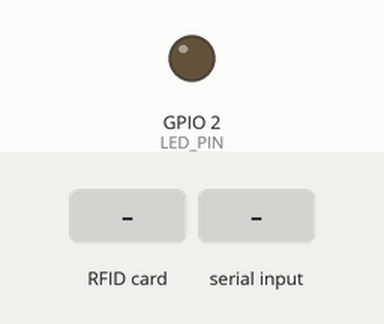
The sketch below on a simulated ESP32. On the bench: output pins drawn as LEDs (lit = HIGH). The inputs (shaded band) are chosen by the test bench. WiFi joins after 1.5 s; servers stay silent unless stated; uploads are accepted with an empty reply; what the sketch prints to the serial monitor is not drawn.

Above: at 3.7 s.
3.8 s: RFID card 5E 7A 19 C4 held to the reader
At 4.15 s:
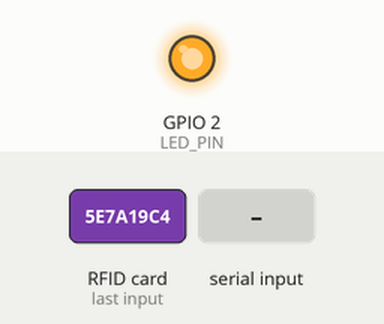
5.7 s: "ENTRADA\n" received over Serial
7.2 s: "S\n" received over Serial
Timing chart, 0 to 10.2 s (numbered marks = the images above; inputs shaded):
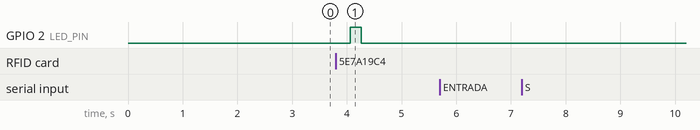

The sketch:

esp32_serial_http_rfid.ino
```cpp
/*
 * ESP32 - Sistema de Controle de Restaurante
 * Modo: DUAL (SERIAL + HTTP)
 *
 * Hardware necessário:
 * - ESP32
 * - Módulo RFID RC522
 *
 * Conexões RFID RC522:
 * SDA  -> GPIO 21
 * SCK  -> GPIO 18
 * MOSI -> GPIO 23
 * MISO -> GPIO 19
 * RST  -> GPIO 22
 * GND  -> GND
 * 3.3V -> 3.3V
 *
 * LÓGICA MODO SERIAL:
 * - Python (PC) envia um caractere pela serial:
 *    'E' -> próxima leitura de cartão será ENTRADA
 *    'S' -> próxima leitura de cartão será SAIDA
 * - ESP32 aguarda um cartão RFID
 * - Quando um cartão é lido, o ESP32 envia:
 *    "ENTRADA:RFID_xxxxx"  ou  "SAIDA:RFID_xxxxx"
 *
 * LÓGICA MODO HTTP:
 * - Mesma lógica de E/S via serial
 * - Envia evento via HTTP POST para o servidor Python
 */

#include <SPI.h>
#include <MFRC522.h>
#include <WiFi.h>
#include <HTTPClient.h>
#include <ArduinoJson.h>

// ============================================================
// CONFIGURAÇÃO: ESCOLHA O MODO AQUI
// ============================================================
#define MODO_HTTP true  // true = envia via HTTP | false = envia via Serial

// ============================================================
// CONFIGURAÇÕES Wi-Fi (somente para MODO_HTTP = true)
// ============================================================
const char* WIFI_SSID = "IoT";
const char* WIFI_PASSWORD = "tudoehiot";
const char* SERVER_URL = "http://10.191.217.193:5000/evento";

#define SS_PIN 21
#define RST_PIN 22

// LED de status (built-in)
#define LED_PIN 2

MFRC522 rfid(SS_PIN, RST_PIN);

// Modo atual de operação: "ENTRADA" ou "SAIDA"
String modoAtual = "ENTRADA";

String ultimoRFID = "";
unsigned long ultimaLeitura = 0;
const unsigned long INTERVALO_LEITURA = 2000; // 2 segundos entre leituras do mesmo cartão

void setup() {
  Serial.begin(115200);
  delay(1000);

  // Inicializa SPI e RFID
  SPI.begin();
  rfid.PCD_Init();

  // Configura LED
  pinMode(LED_PIN, OUTPUT);
  digitalWrite(LED_PIN, LOW);

  Serial.println("===========================================");
  Serial.println("  ESP32 - Sistema de Controle de Restaurante");

  if (MODO_HTTP) {
    Serial.println("  Modo: HTTP (Wi-Fi)");
    Serial.println("===========================================");
    conectarWiFi();
  } else {
    Serial.println("  Modo: SERIAL (USB)");
    Serial.println("===========================================");
  }

  Serial.println("Use:");
  Serial.println("  'E' para marcar próxima leitura como ENTRADA");
  Serial.println("  'S' para marcar próxima leitura como SAIDA");
  Serial.println();
  Serial.println("Modo atual: ENTRADA");
  Serial.println("Aguardando comandos do PC e cartões RFID...\n");
}

void loop() {
  // Verifica conexão Wi-Fi (se estiver em modo HTTP)
  if (MODO_HTTP && WiFi.status() != WL_CONNECTED) {
    Serial.println("⚠ Wi-Fi desconectado! Reconectando...");
    conectarWiFi();
  }

  // 1) Verifica se chegou algum comando do PC (Python/teclado)
  bool mudouModo = false;  // flag pra saber se mudou de E/S neste ciclo

  while (Serial.available()) {
    char comando = Serial.read();
    if (comando == 'E') {
      modoAtual = "ENTRADA";
      Serial.println(">> Modo alterado para ENTRADA");
      mudouModo = true;
    } else if (comando == 'S') {
      modoAtual = "SAIDA";
      Serial.println(">> Modo alterado para SAIDA");
      mudouModo = true;
    }
  }

  // Se acabou de mudar de modo, NÃO processa cartão neste ciclo
  if (mudouModo) {
    delay(50);  // pequeno respiro
    return;
  }

  // 2) Verifica se há um cartão presente
  if (!rfid.PICC_IsNewCardPresent()) {
    delay(50);
    return;
  }

  // 3) Tenta ler o cartão
  if (!rfid.PICC_ReadCardSerial()) {
    delay(50);
    return;
  }

  String rfidID = obterRFID();
  unsigned long agora = millis();

  if (rfidID != ultimoRFID || (agora - ultimaLeitura) > INTERVALO_LEITURA) {
    ultimoRFID = rfidID;
    ultimaLeitura = agora;

    // Envia evento conforme o modo atual (SERIAL ou HTTP)
    enviarEvento(modoAtual, rfidID);
    piscarLED(modoAtual == "ENTRADA" ? 1 : 2);

    Serial.println("✓ Cartão processado como " + modoAtual + "\n");
  }

  rfid.PICC_HaltA();
  rfid.PCD_StopCrypto1();

  delay(100);
}


void conectarWiFi() {
  Serial.print("Conectando ao Wi-Fi");
  WiFi.begin(WIFI_SSID, WIFI_PASSWORD);

  int tentativas = 0;
  while (WiFi.status() != WL_CONNECTED && tentativas < 20) {
    delay(500);
    Serial.print(".");
    tentativas++;
  }

  if (WiFi.status() == WL_CONNECTED) {
    Serial.println("\n✓ Wi-Fi conectado!");
    Serial.print("IP: ");
    Serial.println(WiFi.localIP());
  } else {
    Serial.println("\n✗ Falha ao conectar Wi-Fi!");
  }
}

String obterRFID() {
  String conteudo = "";
  for (byte i = 0; i < rfid.uid.size; i++) {
    if (rfid.uid.uidByte[i] < 0x10) {
      conteudo += "0";  // Adiciona zero à esquerda se necessário
    }
    conteudo += String(rfid.uid.uidByte[i], HEX);
  }
  conteudo.toUpperCase();
  return "RFID_" + conteudo;
}

void enviarEvento(String tipo, String rfid) {
  if (MODO_HTTP) {
    // Modo HTTP: envia via POST
    enviarEventoHTTP(tipo, rfid);
  } else {
    // Modo Serial: envia no formato "TIPO:RFID"
    Serial.println(tipo + ":" + rfid);
    delay(50);
  }
}

void enviarEventoHTTP(String tipo, String rfid) {
  if (WiFi.status() != WL_CONNECTED) {
    Serial.println("✗ Wi-Fi desconectado! Não foi possível enviar.");
    return;
  }

  HTTPClient http;
  http.begin(SERVER_URL);
  http.addHeader("Content-Type", "application/json");

  // Monta JSON
  StaticJsonDocument<200> doc;
  doc["tipo"] = tipo;
  doc["rfid"] = rfid;

  String jsonString;
  serializeJson(doc, jsonString);

  Serial.println("📤 Enviando: " + jsonString);

  int httpCode = http.POST(jsonString);

  if (httpCode > 0) {
    String resposta = http.getString();
    Serial.println("✓ Resposta: " + resposta);
  } else {
    Serial.println("✗ Erro HTTP: " + String(httpCode));
  }

  http.end();
}

void piscarLED(int vezes) {
  for (int i = 0; i < vezes; i++) {
    digitalWrite(LED_PIN, HIGH);
    delay(200);
    digitalWrite(LED_PIN, LOW);
    delay(200);
  }
}
```

Measured:
- after the input at 3.8 s, GPIO 2 (LED_PIN): LOW → HIGH after 0.26 s, → LOW 0.20 s later
- after the input at 5.7 s, every drawn part: stays the same
- after the input at 7.2 s, every drawn part: stays the same
